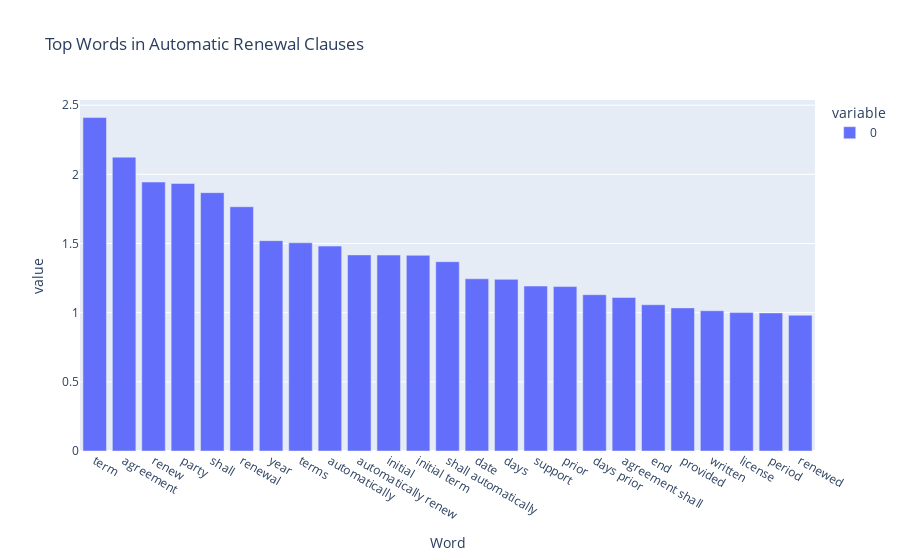

Here is the notebook cell this chart was saved with:
### Code cell
vector_barplotter(auto_renewals_only, "Top Words in Automatic Renewal Clauses", "Word")

### Figure 1 — Plotly figure (JSON) as saved in the notebook; plotly's stock layout.template omitted (floating-point values rounded to 4 significant figures)
{"data": [{"alignmentgroup": "True", "hovertemplate": "variable=0<br>Word=%{x}<br>value=%{y}<extra></extra>", "legendgroup": "0", "marker": {"color": "#636efa"}, "name": "0", "offsetgroup": "0", "orientation": "v", "showlegend": true, "textposition": "auto", "type": "bar", "x": ["term", "agreement", "renew", "party", "shall", "renewal", "year", "terms", "automatically", "automatically renew", "initial", "initial term", "shall automatically", "date", "days", "support", "prior", "days prior", "agreement shall", "end", "provided", "written", "license", "period", "renewed"], "xaxis": "x", "y": [2.411, 2.125, 1.944, 1.934, 1.868, 1.766, 1.521, 1.505, 1.481, 1.418, 1.416, 1.415, 1.369, 1.245, 1.241, 1.193, 1.189, 1.13, 1.11, 1.057, 1.035, 1.014, 1.001, 0.9984, 0.9815], "yaxis": "y"}], "layout": {"autosize": true, "barmode": "relative", "legend": {"title": {"text": "variable"}, "tracegroupgap": 0}, "title": {"text": "Top Words in Automatic Renewal Clauses"}, "xaxis": {"anchor": "y", "autorange": true, "domain": [0, 1], "range": [-0.5, 24.5], "title": {"text": "Word"}, "type": "category"}, "yaxis": {"anchor": "x", "autorange": true, "domain": [0, 1], "range": [0, 2.538], "title": {"text": "value"}, "type": "linear"}}}
